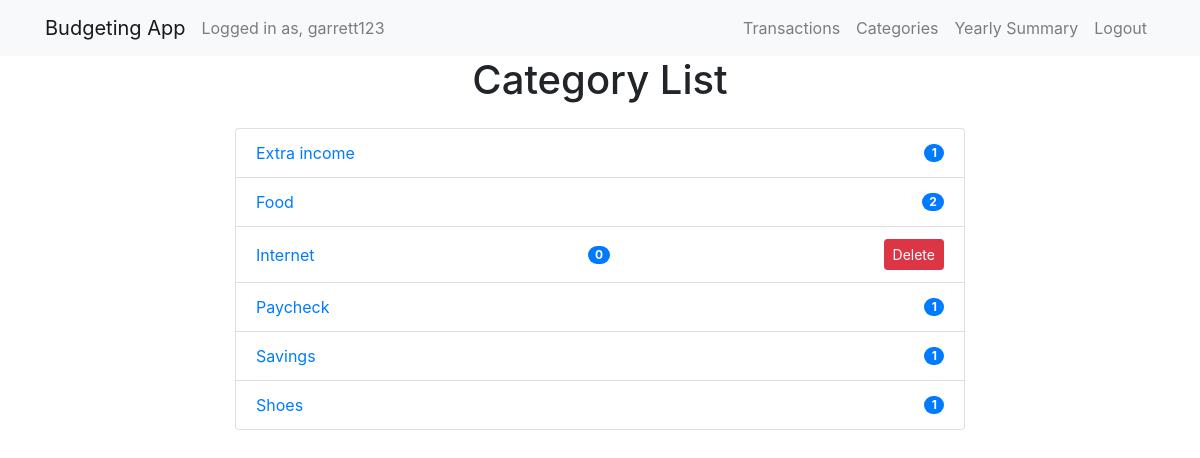
/category_list/ (signed in), run on an earlier commit of the app's database.
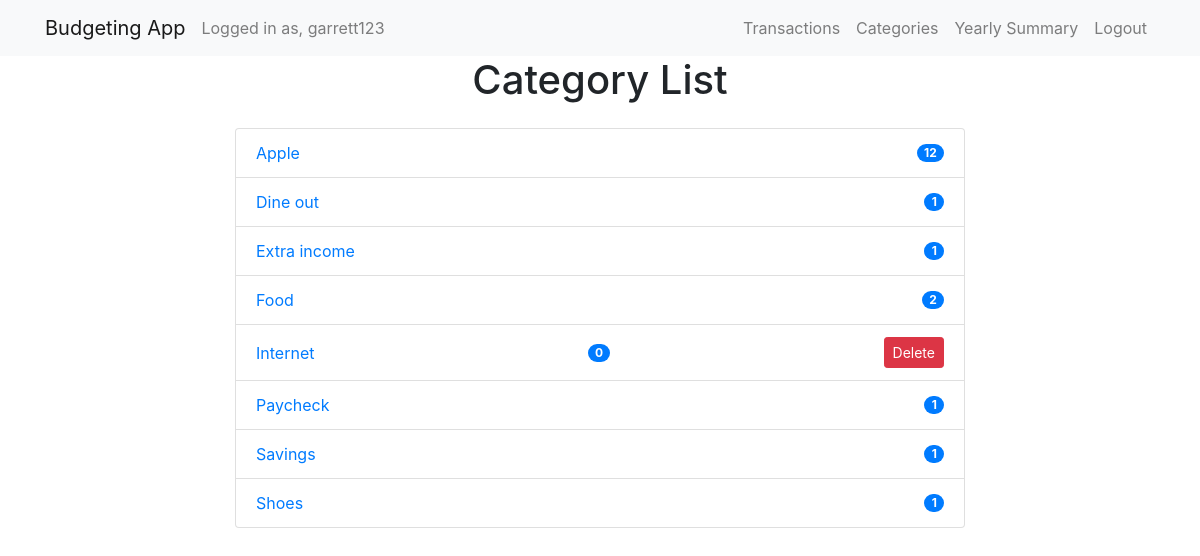
And on a later commit of the database.
### budget/models.py (models this page shows, shortened)
class Category(models.Model):
    user = models.ForeignKey(User, on_delete=models.CASCADE)
    name = models.CharField(max_length=255)

### budget/views.py (the view)
# urls.py: path('category_list/', views.category_list, name='category_list'),
@login_required
def category_list(request):
    categories = Category.objects.filter(user=request.user).annotate(transaction_count=Count('transaction')).order_by('name')
    return render(request, 'category_list.html', {'categories': categories})

### budget/context_processors.py (called while the page is built)
def default_year_month(request):
    current_date = datetime.now()
    default_year = current_date.year
    default_month = current_date.month
    return {
        'default_year': default_year,
        'default_month': default_month,
    }

### budget/templates/category_list.html (shortened to what this page needs)
{% extends 'layout.html' %}
{% load static %}
{% block content %}
<div class="container">
    <div class="row">
        <div class="col-md-8 offset-md-2">
            <h1 class="text-center mb-4">Category List</h1>
            <ul class="list-group">
                {% for category in categories %}
                <li class="list-group-item">
                    <div class="d-flex justify-content-between align-items-center">
                        <a href="{% url 'category_detail' category.id %}" class="text-decoration-none">{{ category.name }}</a>
                        <span class="badge badge-primary badge-pill">{{ category.transaction_count }}</span>
                        {% if category.transaction_count == 0 %}
                            <form action="{% url 'delete_category' category.id %}" method="post">
                                <button type="submit" class="btn btn-sm btn-danger">Delete</button>
                            </form>
                        {% endif %}
                    </div>
                </li>
                {% endfor %}
            </ul>
        </div>
    </div>
</div>
{% endblock %}

What changed in the data, as far as the page shows it:
added Category: name "Apple", transaction_count "12"
added Category: name "Dine out", transaction_count "1"
